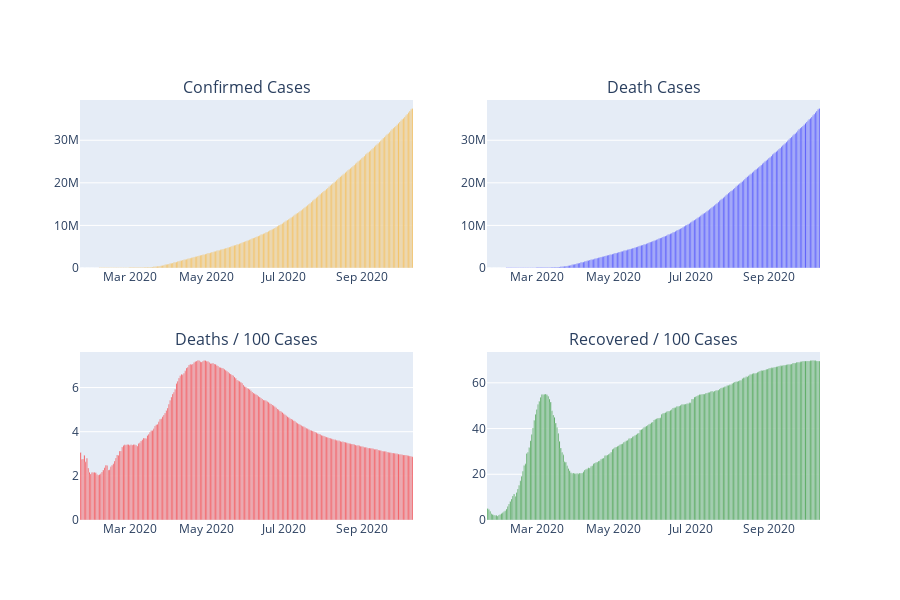

Source (notebook cell):
### Code cell
fig_c = px.bar(daywise,
               x = 'Date',
               y = 'Confirmed',
               color_discrete_sequence = ['Orange'])
fig_d = px.bar(daywise,
               x = 'Date',
               y = 'Confirmed',
               color_discrete_sequence = ['Blue'])
fig_d_100 = px.bar(daywise,
               x = 'Date',
               y = 'Deaths / 100 Cases',
               color_discrete_sequence = ['Red'])
fig_r_100 = px.bar(daywise,
               x = 'Date',
               y = 'Recovered / 100 Cases',
               color_discrete_sequence = ['Green'])

fig = make_subplots(rows = 2, cols = 2,
                    shared_xaxes = False,
                    horizontal_spacing = 0.1, # 0.9
                    vertical_spacing = 0.2,
                    subplot_titles=('Confirmed Cases', 'Death Cases', 'Deaths / 100 Cases','Recovered / 100 Cases' ))
fig.add_trace(fig_c['data'][0],row = 1,col=1)
fig.add_trace(fig_d['data'][0],row = 1,col=2)
fig.add_trace(fig_d_100['data'][0],row = 2,col=1)
fig.add_trace(fig_r_100['data'][0],row = 2,col=2)

fig.update_layout(height = 600)
fig.show()

### Figure 1 — Plotly figure (JSON) as saved in the notebook; plotly's stock layout.template omitted (floating-point values rounded to 4 significant figures; data arrays with more than 128 entries replaced by an {"elided": "..."} marker saying what was removed)
{"data": [{"alignmentgroup": "True", "hovertemplate": "Date=%{x}<br>Confirmed=%{y}<extra></extra>", "legendgroup": "", "marker": {"color": "Orange"}, "name": "", "offsetgroup": "", "orientation": "v", "showlegend": false, "textposition": "auto", "type": "bar", "x": {"elided": "264 str values"}, "xaxis": "x", "y": {"elided": "264 int values"}, "yaxis": "y"}, {"alignmentgroup": "True", "hovertemplate": "Date=%{x}<br>Confirmed=%{y}<extra></extra>", "legendgroup": "", "marker": {"color": "Blue"}, "name": "", "offsetgroup": "", "orientation": "v", "showlegend": false, "textposition": "auto", "type": "bar", "x": {"elided": "264 str values"}, "xaxis": "x2", "y": {"elided": "264 int values"}, "yaxis": "y2"}, {"alignmentgroup": "True", "hovertemplate": "Date=%{x}<br>Deaths / 100 Cases=%{y}<extra></extra>", "legendgroup": "", "marker": {"color": "Red"}, "name": "", "offsetgroup": "", "orientation": "v", "showlegend": false, "textposition": "auto", "type": "bar", "x": {"elided": "264 str values"}, "xaxis": "x3", "y": {"elided": "264 float values"}, "yaxis": "y3"}, {"alignmentgroup": "True", "hovertemplate": "Date=%{x}<br>Recovered / 100 Cases=%{y}<extra></extra>", "legendgroup": "", "marker": {"color": "Green"}, "name": "", "offsetgroup": "", "orientation": "v", "showlegend": false, "textposition": "auto", "type": "bar", "x": {"elided": "264 str values"}, "xaxis": "x4", "y": {"elided": "264 float values"}, "yaxis": "y4"}], "layout": {"annotations": [{"font": {"size": 16}, "showarrow": false, "text": "Confirmed Cases", "x": 0.225, "xanchor": "center", "xref": "paper", "y": 1, "yanchor": "bottom", "yref": "paper"}, {"font": {"size": 16}, "showarrow": false, "text": "Death Cases", "x": 0.775, "xanchor": "center", "xref": "paper", "y": 1, "yanchor": "bottom", "yref": "paper"}, {"font": {"size": 16}, "showarrow": false, "text": "Deaths / 100 Cases", "x": 0.225, "xanchor": "center", "xref": "paper", "y": 0.4, "yanchor": "bottom", "yref": "paper"}, {"font": {"size": 16}, "showarrow": false, "text": "Recovered / 100 Cases", "x": 0.775, "xanchor": "center", "xref": "paper", "y": 0.4, "yanchor": "bottom", "yref": "paper"}], "height": 600, "xaxis": {"anchor": "y", "domain": [0, 0.45]}, "xaxis2": {"anchor": "y2", "domain": [0.55, 1]}, "xaxis3": {"anchor": "y3", "domain": [0, 0.45]}, "xaxis4": {"anchor": "y4", "domain": [0.55, 1]}, "yaxis": {"anchor": "x", "domain": [0.6, 1]}, "yaxis2": {"anchor": "x2", "domain": [0.6, 1]}, "yaxis3": {"anchor": "x3", "domain": [0, 0.4]}, "yaxis4": {"anchor": "x4", "domain": [0, 0.4]}}}
